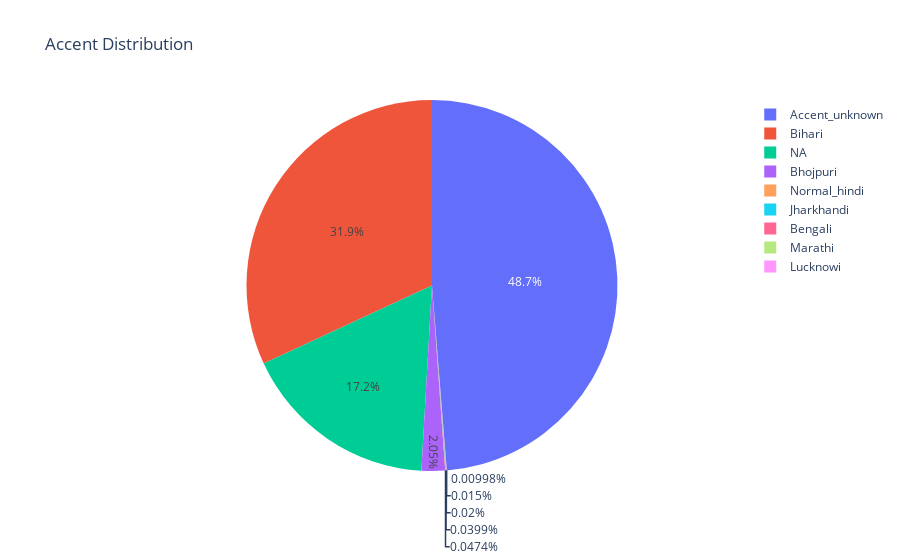

Notebook code for this chart:
### Code cell
px.pie(values=accent_counts, names=accent_counts.index, title='Accent Distribution').show()

### Figure 1 — Plotly figure (JSON) as saved in the notebook; plotly's stock layout.template omitted (floating-point values rounded to 4 significant figures)
{"data": [{"domain": {"x": [0, 1], "y": [0, 1]}, "hovertemplate": "label=%{label}<br>value=%{value}<extra></extra>", "labels": ["Accent_unknown", "Bihari", "NA", "Bhojpuri", "Normal_hindi", "Jharkhandi", "Bengali", "Marathi", "Lucknowi"], "legendgroup": "", "name": "", "showlegend": true, "type": "pie", "values": [19526, 12788, 6880, 822, 19, 16, 8, 6, 4]}], "layout": {"legend": {"tracegroupgap": 0}, "title": {"text": "Accent Distribution"}}}
